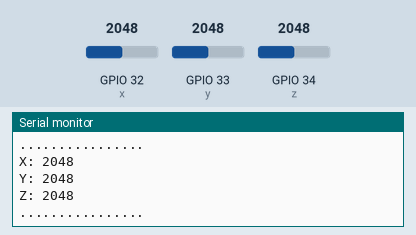
Simulated run of this sketch. Board: ESP32. On the bench: the last lines printed to the serial monitor. The inputs (shaded band) are chosen by the test bench; at power-on: GPIO 32 (x) = 2048, GPIO 33 (y) = 2048, GPIO 34 (z) = 2048.

Above: at 1.3 s.
1.4 s: GPIO 32 (x) set to 2866
2.9 s: GPIO 33 (y) set to 2866
At 3.4 s:
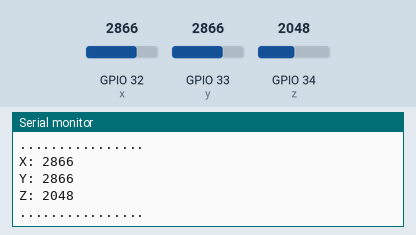
4.4 s: GPIO 34 (z) set to 2866
At 4.9 s:
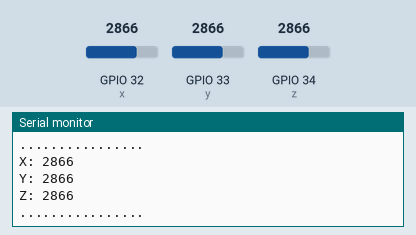
5.9 s: GPIO 32 (x) set to 3603
7.4 s: GPIO 33 (y) set to 3603
At 7.9 s:
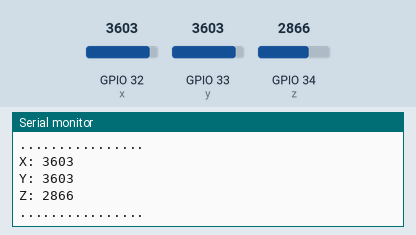
8.9 s: GPIO 34 (z) set to 3603
At 9.4 s:
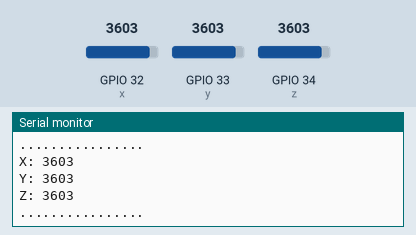
Timing chart, 0 to 11.4 s (numbered marks = the images above; inputs shaded):
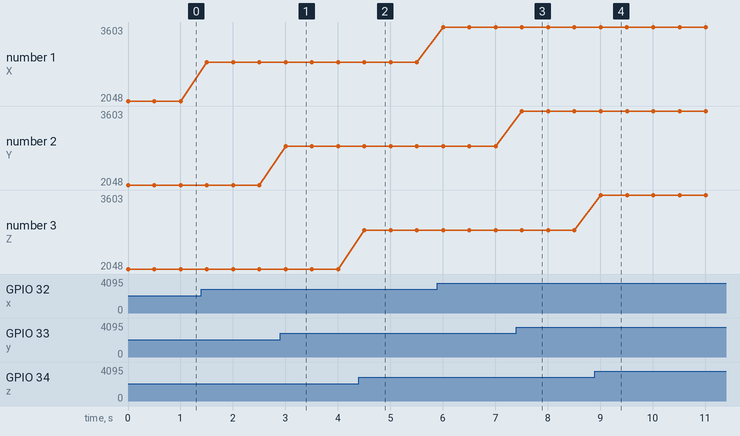

The sketch:

acclerometer_value.ino
```cpp
#define x 32
#define y 33
#define z 34


int x_val;
int y_val;
int z_val;


void setup () {
  Serial.begin(115200);
  pinMode(x,INPUT);
  pinMode(y,INPUT);
  pinMode(z,INPUT);

}


void loop () {
  x_val = analogRead(x);
  y_val = analogRead(y);
  z_val = analogRead(z);

  Serial.print("X: ");
  Serial.println(x_val);
  Serial.print("Y: ");
  Serial.println(y_val);
  Serial.print("Z: ");
  Serial.println(z_val);
  Serial.println();
  Serial.println("................");
  Serial.println();
  delay(500);

}
```

Measured:
- after the input at 2.9 s, the serial monitor: prints a new line after 0.10 s (image 1)
- after the input at 4.4 s, the serial monitor: prints a new line after 0.11 s (image 2)
- after the input at 7.4 s, the serial monitor: prints a new line after 0.11 s (image 3)
- after the input at 8.9 s, the serial monitor: prints a new line after 0.11 s (image 4)
- plotted number 1: 2048 → 2866 after the input at 1.4 s, 2866 → 3603 after the input at 5.9 s
